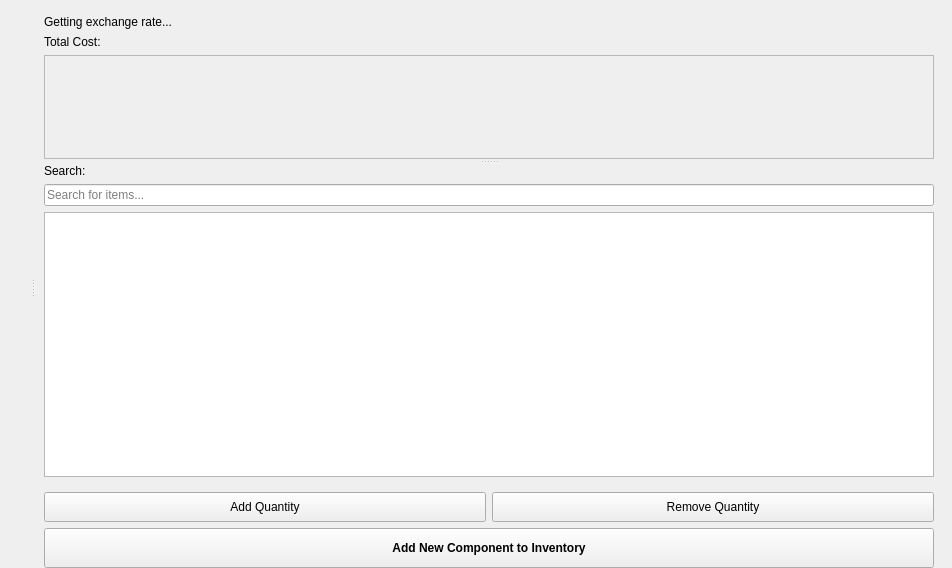
<?xml version="1.0" encoding="UTF-8"?>
<ui version="4.0">
 <class>Form</class>
 <widget class="QWidget" name="Form">
  <property name="geometry">
   <rect>
    <x>0</x>
    <y>0</y>
    <width>952</width>
    <height>568</height>
   </rect>
  </property>
  <property name="windowTitle">
   <string>Form</string>
  </property>
  <layout class="QVBoxLayout" name="verticalLayout_2">
   <property name="spacing">
    <number>0</number>
   </property>
   <property name="leftMargin">
    <number>0</number>
   </property>
   <property name="topMargin">
    <number>6</number>
   </property>
   <property name="rightMargin">
    <number>9</number>
   </property>
   <property name="bottomMargin">
    <number>0</number>
   </property>
   <item>
    <widget class="QSplitter" name="splitter">
     <property name="lineWidth">
      <number>1</number>
     </property>
     <property name="midLineWidth">
      <number>0</number>
     </property>
     <property name="orientation">
      <enum>Qt::Horizontal</enum>
     </property>
     <property name="opaqueResize">
      <bool>true</bool>
     </property>
     <property name="handleWidth">
      <number>5</number>
     </property>
     <property name="childrenCollapsible">
      <bool>true</bool>
     </property>
     <widget class="QWidget" name="layoutWidget">
      <layout class="QVBoxLayout" name="verticalLayout">
       <property name="rightMargin">
        <number>9</number>
       </property>
      </layout>
     </widget>
     <widget class="QWidget" name="widget" native="true">
      <property name="maximumSize">
       <size>
        <width>16777215</width>
        <height>16777215</height>
       </size>
      </property>
      <layout class="QVBoxLayout" name="verticalLayout_3">
       <property name="spacing">
        <number>6</number>
       </property>
       <property name="leftMargin">
        <number>9</number>
       </property>
       <property name="topMargin">
        <number>0</number>
       </property>
       <property name="rightMargin">
        <number>9</number>
       </property>
       <property name="bottomMargin">
        <number>0</number>
       </property>
       <item>
        <widget class="QWidget" name="verticalWidget_2" native="true">
         <layout class="QVBoxLayout" name="verticalLayout_36">
          <property name="leftMargin">
           <number>0</number>
          </property>
          <property name="rightMargin">
           <number>0</number>
          </property>
          <item>
           <widget class="QSplitter" name="splitter_2">
            <property name="orientation">
             <enum>Qt::Vertical</enum>
            </property>
            <property name="handleWidth">
             <number>5</number>
            </property>
            <widget class="QWidget" name="layoutWidget_2">
             <layout class="QVBoxLayout" name="verticalLayout_42">
              <item>
               <widget class="QLabel" name="label_exchange_price">
                <property name="text">
                 <string>Getting exchange rate...</string>
                </property>
               </widget>
              </item>
              <item>
               <widget class="QLabel" name="label_total_unit_cost">
                <property name="text">
                 <string>Total Cost: </string>
                </property>
                <property name="textInteractionFlags">
                 <set>Qt::LinksAccessibleByMouse|Qt::TextSelectableByMouse</set>
                </property>
               </widget>
              </item>
              <item>
               <widget class="QScrollArea" name="scrollArea">
                <property name="widgetResizable">
                 <bool>true</bool>
                </property>
                <widget class="QWidget" name="scrollAreaWidgetContents">
                 <property name="geometry">
                  <rect>
                   <x>0</x>
                   <y>0</y>
                   <width>883</width>
                   <height>91</height>
                  </rect>
                 </property>
                 <property name="maximumSize">
                  <size>
                   <width>16777215</width>
                   <height>16777215</height>
                  </size>
                 </property>
                 <layout class="QVBoxLayout" name="verticalLayout_6">
                  <property name="spacing">
                   <number>0</number>
                  </property>
                  <property name="leftMargin">
                   <number>0</number>
                  </property>
                  <property name="topMargin">
                   <number>0</number>
                  </property>
                  <property name="rightMargin">
                   <number>0</number>
                  </property>
                  <property name="bottomMargin">
                   <number>0</number>
                  </property>
                  <item>
                   <layout class="QGridLayout" name="gridLayout_category_stock_costs">
                    <property name="horizontalSpacing">
                     <number>0</number>
                    </property>
                    <property name="verticalSpacing">
                     <number>6</number>
                    </property>
                   </layout>
                  </item>
                 </layout>
                </widget>
               </widget>
              </item>
             </layout>
            </widget>
            <widget class="QWidget" name="layoutWidget_3">
             <layout class="QVBoxLayout" name="verticalLayout_7">
              <item>
               <widget class="QLabel" name="label_2">
                <property name="text">
                 <string>Search:</string>
                </property>
                <property name="buddy">
                 <cstring>lineEdit_search_items</cstring>
                </property>
               </widget>
              </item>
              <item>
               <widget class="QLineEdit" name="lineEdit_search_items">
                <property name="statusTip">
                 <string>Search items in this category</string>
                </property>
                <property name="inputMask">
                 <string/>
                </property>
                <property name="dragEnabled">
                 <bool>false</bool>
                </property>
                <property name="placeholderText">
                 <string>Search for items...</string>
                </property>
                <property name="clearButtonEnabled">
                 <bool>true</bool>
                </property>
               </widget>
              </item>
              <item>
               <widget class="QListWidget" name="listWidget_itemnames">
                <property name="statusTip">
                 <string>All items from this category</string>
                </property>
                <property name="styleSheet">
                 <string notr="true"/>
                </property>
               </widget>
              </item>
             </layout>
            </widget>
           </widget>
          </item>
         </layout>
        </widget>
       </item>
       <item>
        <layout class="QHBoxLayout" name="horizontalLayout_2">
         <property name="leftMargin">
          <number>0</number>
         </property>
         <property name="topMargin">
          <number>0</number>
         </property>
         <property name="rightMargin">
          <number>0</number>
         </property>
         <property name="bottomMargin">
          <number>0</number>
         </property>
         <item>
          <widget class="QPushButton" name="pushButton_add_quantity">
           <property name="minimumSize">
            <size>
             <width>0</width>
             <height>30</height>
            </size>
           </property>
           <property name="statusTip">
            <string>Adds to the currently selected item</string>
           </property>
           <property name="text">
            <string>Add Quantity</string>
           </property>
          </widget>
         </item>
         <item>
          <widget class="QPushButton" name="pushButton_remove_quantity">
           <property name="minimumSize">
            <size>
             <width>0</width>
             <height>30</height>
            </size>
           </property>
           <property name="statusTip">
            <string>Removes from the currently selected item</string>
           </property>
           <property name="text">
            <string>Remove Quantity</string>
           </property>
          </widget>
         </item>
        </layout>
       </item>
       <item>
        <widget class="QPushButton" name="pushButton_create_new">
         <property name="enabled">
          <bool>true</bool>
         </property>
         <property name="sizePolicy">
          <sizepolicy hsizetype="Minimum" vsizetype="Preferred">
           <horstretch>0</horstretch>
           <verstretch>0</verstretch>
          </sizepolicy>
         </property>
         <property name="minimumSize">
          <size>
           <width>0</width>
           <height>40</height>
          </size>
         </property>
         <property name="maximumSize">
          <size>
           <width>16777215</width>
           <height>40</height>
          </size>
         </property>
         <property name="font">
          <font>
           <weight>75</weight>
           <bold>true</bold>
          </font>
         </property>
         <property name="cursor">
          <cursorShape>ArrowCursor</cursorShape>
         </property>
         <property name="toolTip">
          <string/>
         </property>
         <property name="statusTip">
          <string>Create a new item</string>
         </property>
         <property name="styleSheet">
          <string notr="true">QPushButton#pushButton_create_new{
    color: #171717;
	background-color: #3daee9;
	border: 1px solid #3daee9;
	border-radius: 8px;
	padding: 8px 16px;
	font-weight: bold;
}
QPushButton#pushButton_create_new:hover{
	background-color: #48b6ed;
	border-color: #48b6ed;
}
QPushButton#pushButton_create_new:pressed{
	background-color: #2b92c5;
}
QPushButton#pushButton_create_new:disabled{
	background-color: rgba(44, 44, 44, 130);
	border: 1px solid rgba(57, 57, 57, 130);
	color: rgb(144, 144, 144);
	border-radius: 4px;
}r</string>
         </property>
         <property name="text">
          <string>Add New Component to Inventory</string>
         </property>
         <property name="checkable">
          <bool>false</bool>
         </property>
         <property name="default">
          <bool>false</bool>
         </property>
         <property name="flat">
          <bool>false</bool>
         </property>
        </widget>
       </item>
      </layout>
     </widget>
    </widget>
   </item>
  </layout>
 </widget>
 <tabstops>
  <tabstop>lineEdit_search_items</tabstop>
  <tabstop>pushButton_add_quantity</tabstop>
  <tabstop>pushButton_remove_quantity</tabstop>
  <tabstop>pushButton_create_new</tabstop>
  <tabstop>listWidget_itemnames</tabstop>
  <tabstop>scrollArea</tabstop>
 </tabstops>
 <resources/>
 <connections/>
</ui>
